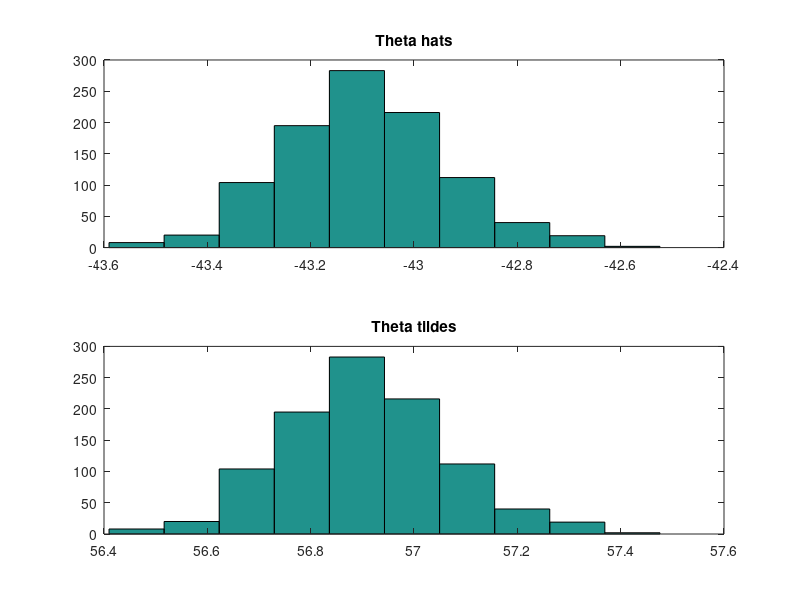

MATLAB code for this plot:
function [ ] = onee()
% number 1 part e
p = 1000 ;
n = 20;
sets = 1000;
trials = sets * n;
mu = zeros(1,p);
sigma = eye(p);
samples = mvnrnd(mu, sigma, trials);
theta_hats = zeros(1,sets - 1);
theta_tildes = zeros(1,sets - 1);
theta_index = 1;
for i = 1:n:(trials - n) 
    theta_hats(theta_index) = norm(mean(samples(i:(i + n), :))) - p / n;
    theta_tildes(theta_index) = norm(mean(samples(i:(i + n), :))) + p / n;
    theta_index = theta_index + 1;
end
subplot(2,1,1);
hist(theta_hats);
title('Theta hats');
subplot(2,1,2);
hist(theta_tildes);
title('Theta tildes');

end

